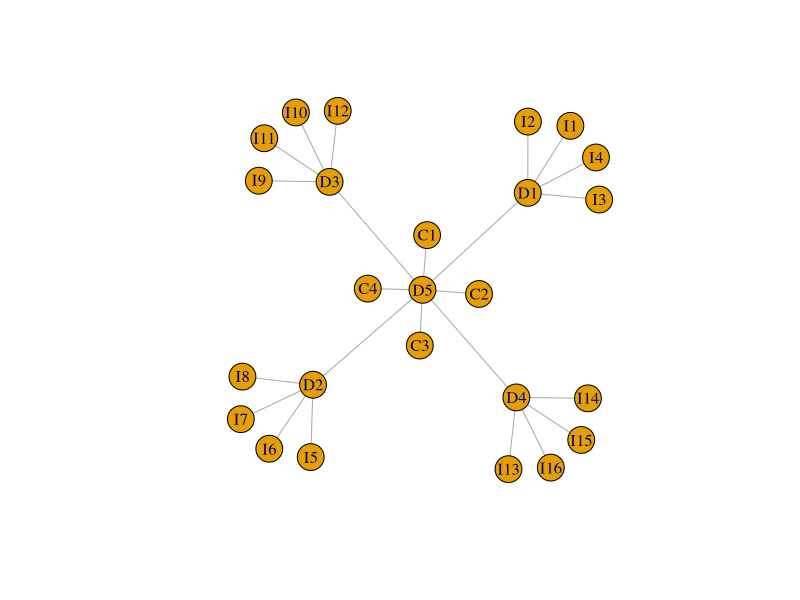
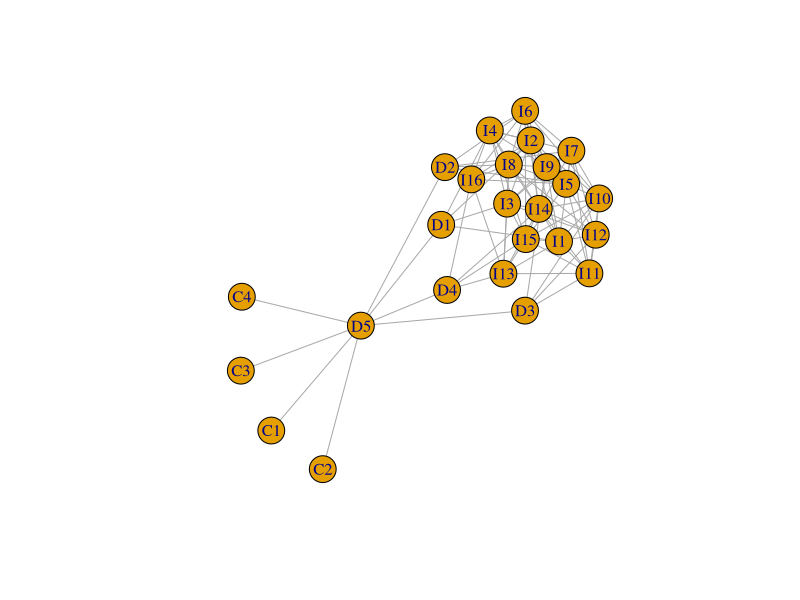
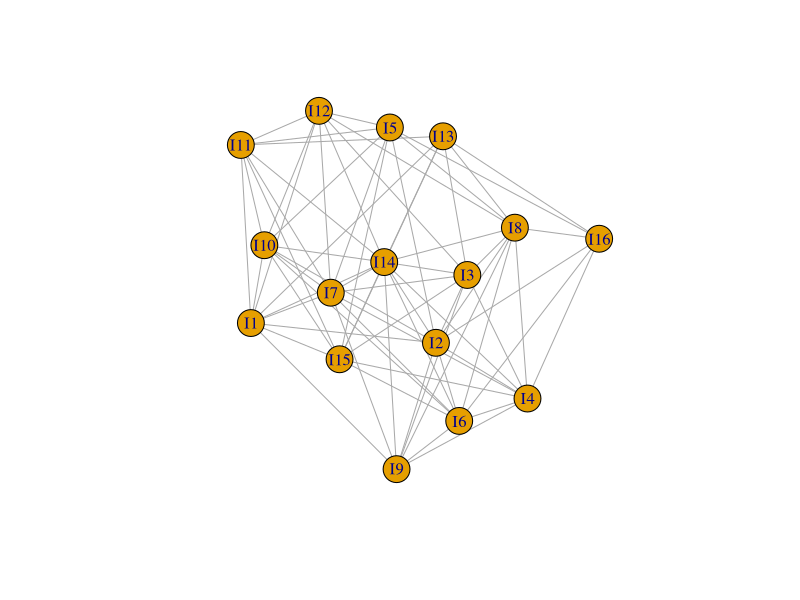
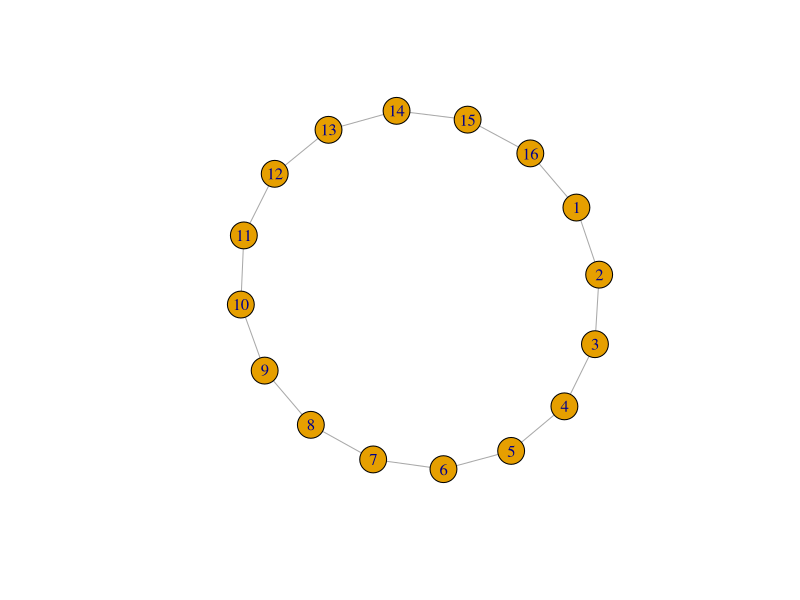
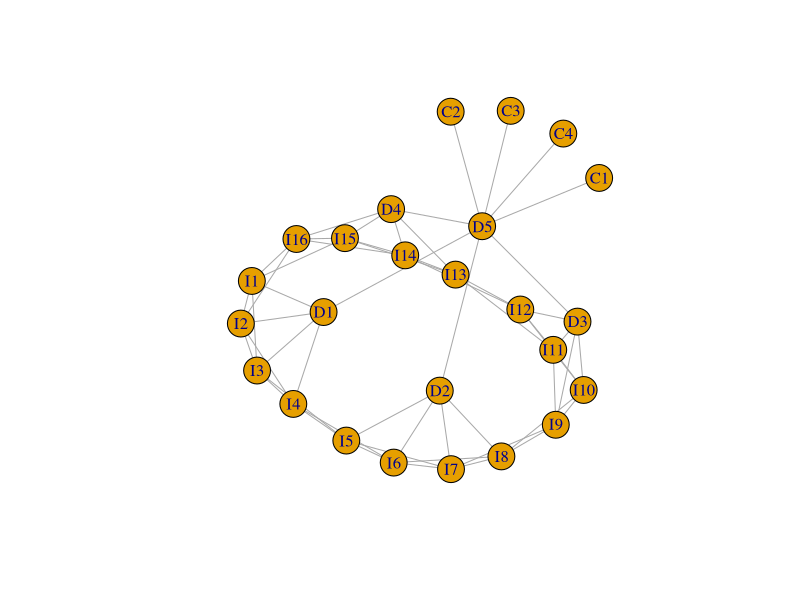
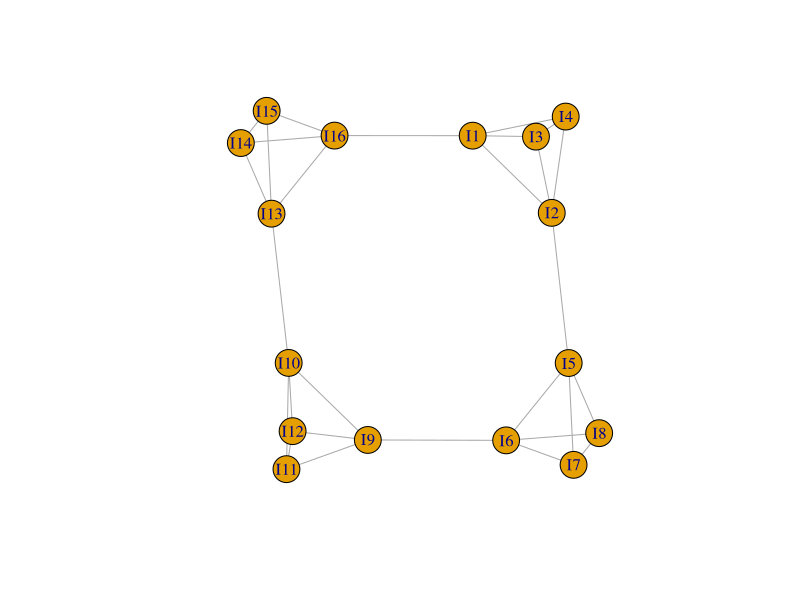
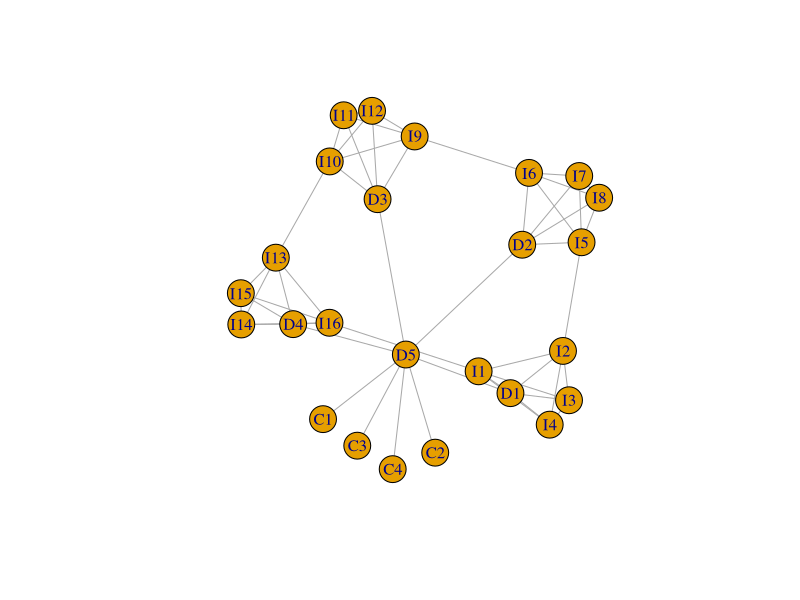
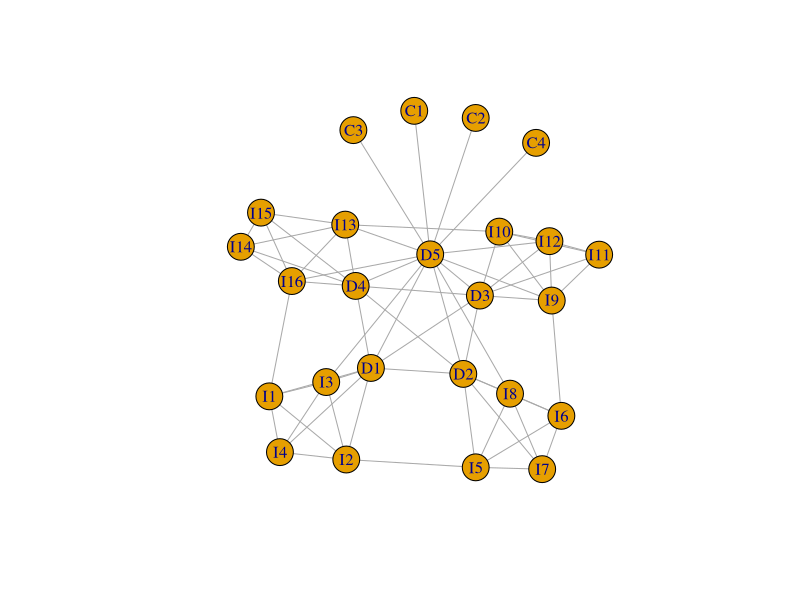

These figures' R source, in order:
# Load libraries
library(igraph)
library(dplyr)
library(stringr)

#Create Results directory
dir.create("./01/res", showWarnings = FALSE, recursive = T)

# set global options
options(stringsAsFactors = FALSE)

#网络数据
node <- data.frame(name=c(paste0("I",1:16), paste0("D", 1:5), paste0("C", 1:4)), type=rep(c("a","b","c"), times=c(16,5,4)))
relation <- data.frame(from=node$name[-21], to=c(rep(node$name[17:21],time=c(4,4,4,4,8))))
g <- graph_from_data_frame(relation, directed=FALSE, vertices=node)
plot(g)

adja <- igraph::get.adjacency(g)
write.table(as.matrix(adja), "./01/res/adja.txt", sep = "\t", quote = F, col.names = NA)
write.table(node, "./01/res/attr.txt", sep = "\t", quote = F, col.names = NA)

#时效性
tmp <- igraph::distances(g)
T <- mean(1/tmp[upper.tri(tmp)])

#连通性
m <- igraph::graph.density(g)
apl <- igraph::average.path.length(g)
C <- m/apl

#鲁棒性
tmp <- degree(g)/sum(degree(g))
R <- -sum(tmp*log2(tmp))

#脆弱性
which.max(degree(g))
subg <- subgraph(g, V(g)$name[-21])
t=0.01
F <-  igraph::graph.density(subg)/igraph::graph.density(g) -t

#紧密型
Cl <- mean(closeness(g))

table1 <- data.frame("时效性"=T, "连通性"=C, "鲁棒性"=R, "脆弱性"=F, "紧密型"=Cl)
write.csv(table1, "01/res/表1_5.3指标.csv")

#随机网络
set.seed(1000)
randomnet <- function(p){
  g2 <- erdos.renyi.game(16, p)
  V(g2)$name <- paste0("I", 1:16)
  g2 <- g2 %>% 
    add_vertices(9, name=c(paste0("D",1:5), paste0("C", 1:4))) %>% 
    add_edges(c("I1","D1","I2","D1","I3","D1","I4","D1","I5","D2","I6","D2","I7","D2","I8","D2","I9","D3","I10","D3","I11","D3","I12","D3",
                "I13","D4","I14","D4","I15","D4","I16","D4","D1","D5","D2","D5","D3","D5","D4","D5","C1","D5","C2","D5","C3","D5","C4","D5"))
  return(g2)
}

res <- lapply(1:9/10, randomnet)
g2 <- res[[6]]
plot(g2)
adja2 <- igraph::get.adjacency(g2)
write.table(as.matrix(adja2), "./01/res/adja2.txt", sep = "\t", quote = FALSE, col.names = NA)

g3 <- g2 %>% 
  delete.vertices(c(paste0("D",1:5), paste0("C", 1:4)))
plot(g3)
adja3 <- igraph::get.adjacency(g3)
write.table(as.matrix(adja3), "./01/res/adja3.txt", sep = "\t", quote = FALSE, col.names = NA)

index <- function(net){
  #时效性
  tmp <- igraph::distances(net)
  T <- mean(1/tmp[upper.tri(tmp)])
  
  #连通性
  m <- igraph::graph.density(net)
  apl <- igraph::average.path.length(net)
  C <- m/apl
  
  #鲁棒性
  tmp <- degree(net)/sum(degree(net))
  R <- -sum(tmp*log2(tmp))
  
  #脆弱性
  subg <- subgraph(net, V(net)$name[- which.max(degree(net))])
  t=0.01
  F <-  igraph::graph.density(subg)/igraph::graph.density(net) -t
  
  #紧密型
  Cl <- mean(closeness(net))
  
  table <- data.frame("时效性"=T, "连通性"=C, "鲁棒性"=R, "脆弱性"=F, "紧密型"=Cl)
  return(table)
}

res2 <- sapply(res, index)
res2 <- t(res2)
write.table(as.matrix(res2), "./01/res/5结果.txt", sep = "\t", quote = FALSE, col.names = NA)

#最邻近耦合网络结构
?igraph::neighborhood(g)
?erdos.renyi.game
g4 <- igraph::make_ring(16)
plot(g4)
V(g4)$name <- paste0("I", 1:16)
g4 <- add_edges(g4,c(1,3,1,15,2,4,2,16,3,5,4,6,5,7,6,8,7,9,8,10,9,11,10,12,11,13,12,14,13,15,14,16))
adja4 <- igraph::get.adjacency(g4)
write.table(as.matrix(adja4), "./01/res/adja4.txt", sep = "\t", quote = FALSE, col.names = NA)

g5 <- g4 %>% 
  add_vertices(9, name=c(paste0("D",1:5), paste0("C", 1:4))) %>% 
  add_edges(c("I1","D1","I2","D1","I3","D1","I4","D1","I5","D2","I6","D2","I7","D2","I8","D2","I9","D3","I10","D3","I11","D3","I12","D3",
              "I13","D4","I14","D4","I15","D4","I16","D4","D1","D5","D2","D5","D3","D5","D4","D5","C1","D5","C2","D5","C3","D5","C4","D5"))
plot(g5)
adja5 <- igraph::get.adjacency(g5)
write.table(as.matrix(adja5), "./01/res/adja5.txt", sep = "\t", quote = FALSE, col.names = NA)
write.table(as.matrix(index(g5)), "./01/res/8结果.txt", sep = "\t", quote = FALSE, col.names = NA)


g6 <- graph_from_literal(I1:I2:I3:I4-I1:I2:I3:I4, I5:I6:I7:I8-I5:I6:I7:I8, I9:I10:I11:I12-I9:I10:I11:I12, I13:I14:I15:I16-I13:I14:I15:I16, 
                   I1-I16, I5-I2, I9-I6, I13-I10)
V(g6)$name <- paste0("I", 1:16)
plot(g6)

g7 <- g6 %>% 
  add_vertices(9, name=c(paste0("D",1:5), paste0("C", 1:4))) %>% 
  add_edges(c("I1","D1","I2","D1","I3","D1","I4","D1","I5","D2","I6","D2","I7","D2","I8","D2","I9","D3","I10","D3","I11","D3","I12","D3",
              "I13","D4","I14","D4","I15","D4","I16","D4","D1","D5","D2","D5","D3","D5","D4","D5","C1","D5","C2","D5","C3","D5","C4","D5"))
plot(g7)
adja7 <- igraph::get.adjacency(g7)
write.table(as.matrix(adja7), "./01/res/adja7.txt", sep = "\t", quote = FALSE, col.names = NA)
write.table(as.matrix(index(g7)), "./01/res/10结果.txt", sep = "\t", quote = FALSE, col.names = NA)

#同层级指挥控制节点网络协同
g8 <- add_edges(g7, unlist(sample(list(c("D1","D2"),c("D1","D3"),c("D1","D4"),c("D2","D3"),c("D2","D4"),c("D3","D4")), 2)))
g9 <- add_edges(g7, unlist(sample(list(c("D1","D2"),c("D1","D3"),c("D1","D4"),c("D2","D3"),c("D2","D4"),c("D3","D4")), 6)))
adja8 <- igraph::get.adjacency(g8)
write.table(as.matrix(adja8), "./01/res/adja8.txt", sep = "\t", quote = FALSE, col.names = NA)
adja9 <- igraph::get.adjacency(g9)
write.table(as.matrix(adja9), "./01/res/adja9.txt", sep = "\t", quote = FALSE, col.names = NA)

samplenet <- function(i){
  gg <- add_edges(g7, unlist(sample(list(c("D1","D2"),c("D1","D3"),c("D1","D4"),c("D2","D3"),c("D2","D4"),c("D3","D4")), i)))
  return(gg)
}

res3 <- lapply(1:6, samplenet)
res4 <- sapply(res3, index)
write.table(t(res4), "./01/res/12结果.txt", sep = "\t", quote = FALSE, col.names = NA)

#越级指挥控制节点网络协同
g10 <- add_edges(g9, unlist(sample(list(c("I1","D5"),c("I2","D5"),c("I3","D5"),c("I4","D5"),
                                 c("I5","D5"),c("I6","D5"),c("I7","D5"),c("I8","D5"), 
                                 c("I9","D5"),c("I10","D5"),c("I11","D5"),c("I12","D5"), 
                                 c("I13","D5"),c("I14","D5"),c("I15","D5"),c("I16","D5")), 6)))
plot(g10)

g11 <- add_edges(g9, unlist(sample(list(c("I1","D5"),c("I2","D5"),c("I3","D5"),c("I4","D5"),
                                        c("I5","D5"),c("I6","D5"),c("I7","D5"),c("I8","D5"), 
                                        c("I9","D5"),c("I10","D5"),c("I11","D5"),c("I12","D5"), 
                                        c("I13","D5"),c("I14","D5"),c("I15","D5"),c("I16","D5")), 16)))
plot(g11)
g11
adja10 <- igraph::get.adjacency(g10)
write.table(as.matrix(adja10), "./01/res/adja10.txt", sep = "\t", quote = FALSE, col.names = NA)
adja11 <- igraph::get.adjacency(g11)
write.table(as.matrix(adja11), "./01/res/adja11.txt", sep = "\t", quote = FALSE, col.names = NA)

samplenet2 <- function(i){
  gg <-add_edges(g9, unlist(sample(list(c("I1","D5"),c("I2","D5"),c("I3","D5"),c("I4","D5"),
                                        c("I5","D5"),c("I6","D5"),c("I7","D5"),c("I8","D5"), 
                                        c("I9","D5"),c("I10","D5"),c("I11","D5"),c("I12","D5"), 
                                        c("I13","D5"),c("I14","D5"),c("I15","D5"),c("I16","D5")), i)))
  return(gg)
}

res5 <- lapply(seq(2,16,2), samplenet2)
res6 <- sapply(res5, index)
write.table(t(res6), "./01/res/14结果.txt", sep = "\t", quote = FALSE, col.names = NA)

# plus1
g12 <- add_edges(g10, unlist(sample(list(c("C1","C2"),c("C1","C3"),c("C1","C4"),c("C2","C3"),c("C2","C4"),c("C3","C4")), 2)))
g13 <- add_edges(g10, unlist(sample(list(c("C1","C2"),c("C1","C3"),c("C1","C4"),c("C2","C3"),c("C2","C4"),c("C3","C4")), 6)))
plot(g12)
adja12 <- igraph::get.adjacency(g12)
write.table(as.matrix(adja12), "./01/res/adja12.txt", sep = "\t", quote = FALSE, col.names = NA)
adja13 <- igraph::get.adjacency(g13)
write.table(as.matrix(adja13), "./01/res/adja13.txt", sep = "\t", quote = FALSE, col.names = NA)

samplenet3 <- function(i){
  gg <- add_edges(g10, unlist(sample(list(c("C1","C2"),c("C1","C3"),c("C1","C4"),c("C2","C3"),c("C2","C4"),c("C3","C4")), i)))
  return(gg)
}
res7 <- lapply(1:6, samplenet3)
res8 <- sapply(res7, index)
write.table(t(res8), "./01/res/15结果.txt", sep = "\t", quote = FALSE, col.names = NA)

# plus2
samplenet4 <- function(i){ 
  gg <- add_edges(g13, unlist(sample(list(c("C1","I1"),c("C1","I2"),c("C1","I3"),c("C1","I4"),c("C1","I5"),c("C1","I6"),c("C1","I7"), 
                   c("C1","I8"),c("C1","I9"),c("C1","I10"),c("C1","I11"),c("C1","I12"),c("C1","I13"),
                   c("C1","I14"),c("C1","I15"),c("C1","I16"),c("C1","D1"),c("C1","D2"),c("C1","D3"),c("C1","I4"), 
                   c("C2","I1"),c("C2","I2"),c("C2","I3"),c("C2","I4"),c("C2","I5"),c("C2","I6"),c("C2","I7"), 
                   c("C2","I8"),c("C2","I9"),c("C2","I10"),c("C2","I11"),c("C2","I12"),c("C2","I13"),
                   c("C2","I14"),c("C2","I15"),c("C2","I16"),c("C2","D1"),c("C2","D2"),c("C2","D3"),c("C2","I4"), 
                   c("C3","I1"),c("C3","I2"),c("C3","I3"),c("C3","I4"),c("C3","I5"),c("C3","I6"),c("C3","I7"), 
                   c("C3","I8"),c("C3","I9"),c("C3","I10"),c("C3","I11"),c("C3","I12"),c("C3","I13"),
                   c("C3","I14"),c("C3","I15"),c("C3","I16"),c("C3","D1"),c("C3","D2"),c("C3","D3"),c("C3","I4"), 
                   c("C4","I1"),c("C4","I2"),c("C4","I3"),c("C4","I4"),c("C4","I5"),c("C4","I6"),c("C4","I7"), 
                   c("C4","I8"),c("C4","I9"),c("C4","I10"),c("C4","I11"),c("C4","I12"),c("C4","I13"),
                   c("C4","I14"),c("C4","I15"),c("C4","I16"),c("C4","D1"),c("C4","D2"),c("C4","D3"),c("C4","I4")), i*80)))
  return(gg)
}
res9 <- lapply(1:10/10, samplenet4)
res10 <- sapply(res9, index)
write.table(t(res10), "./01/res/16结果.txt", sep = "\t", quote = FALSE, col.names = NA)
plot(res9[[4]])
plot(res9[[10]])
adja14 <- igraph::get.adjacency(res9[[4]])
write.table(as.matrix(adja14), "./01/res/adja14.txt", sep = "\t", quote = FALSE, col.names = NA)
adja15 <- igraph::get.adjacency(res9[[10]])
write.table(as.matrix(adja15), "./01/res/adja15.txt", sep = "\t", quote = FALSE, col.names = NA)
res9[[4]]
